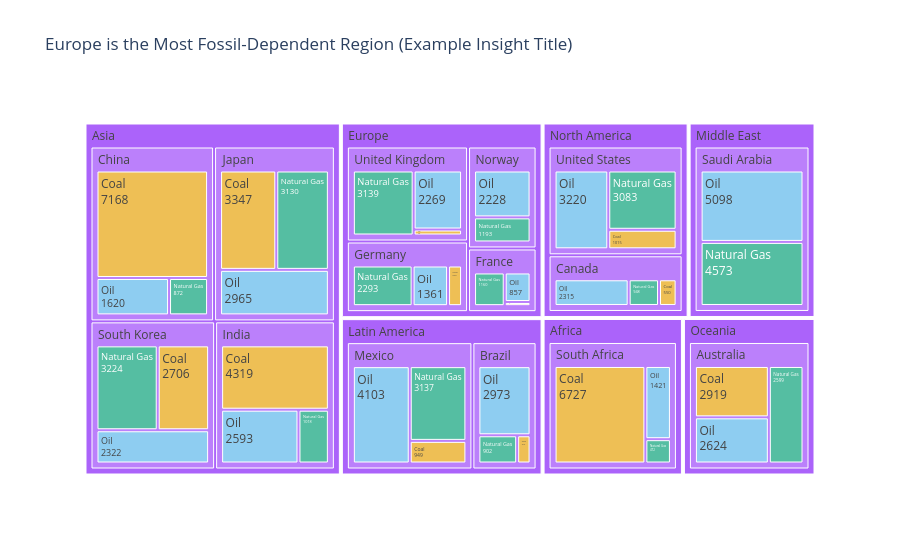

Here is the notebook cell this chart was saved with:
### Markdown cell above
## Task 1 — Treemap: fossil fuel dependency by country

**What to build:** A treemap showing **fossil fuel TWh only**, broken down by Region → Country → Source (Coal / Oil / Natural Gas).

**Requirements:**
- Filter to fossil sources only before plotting
- Use `path=['Region', 'Country', 'Source']` for the hierarchy
- Colour encodes the fossil source type (Coal / Oil / Natural Gas) with a CVD-safe palette
- Show TWh values in labels — no percentages
- Grey out parent nodes (Region and Country level)
- Insight title naming which region or country is most fossil-dependent

> 💡 `df.loc[df['Source_Type'] == 'Fossil']`

### Code cell
import plotly.express as px

# 1. Filter to fossil sources only
# (Using the hint provided in your notebook, assuming 'df' is your main DataFrame)
df_fossil = df[df["Source_Type"] == "Fossil"].copy()

# 2. Build the Treemap
fig = px.treemap(
    df_fossil,
    path=["Region", "Country", "Source"],  # Hierarchical breakdown
    values="TWh",  # Size of rectangles determined by TWh
    color="Source",  # Color encodes the fossil source type
    # Color map using a CVD-safe (Color Vision Deficiency) palette (e.g., Okabe-Ito variations)
    color_discrete_map={
        "Coal": "#E69F00",  # Orange
        "Oil": "#56B4E9",  # Sky Blue
        "Natural Gas": "#009E73",  # Bluish Green
    },
    title="Europe is the Most Fossil-Dependent Region (Example Insight Title)",  # Change based on your actual data insight
)

# 3. Requirements for Labels and Node Colors
# - Show TWh values only (no percentages)
# - Grey out parent nodes (Region and Country level)
fig.update_traces(
    textinfo="label+value",  # Displays the name and raw value, omits percentages
    # Setting the background of parent levels to grey while letting leaf nodes use the discrete map
    marker=dict(depthfade="reversed"),
)

# Display the plot
fig.show()

### Figure 1 — Plotly figure (JSON) as saved in the notebook; plotly's stock layout.template omitted (floating-point values rounded to 4 significant figures)
{"data": [{"branchvalues": "total", "customdata": [["(?)"], ["(?)"], ["(?)"], ["(?)"], ["(?)"], ["(?)"], ["(?)"], ["(?)"], ["(?)"], ["(?)"], ["(?)"], ["(?)"], ["(?)"], ["(?)"], ["(?)"], ["(?)"], ["(?)"], ["(?)"], ["(?)"], ["(?)"], ["(?)"], ["(?)"], ["Coal"], ["Coal"], ["Coal"], ["Coal"], ["Coal"], ["Coal"], ["Coal"], ["Coal"], ["Coal"], ["Coal"], ["Coal"], ["Coal"], ["Coal"], ["Natural Gas"], ["Natural Gas"], ["Natural Gas"], ["Natural Gas"], ["Natural Gas"], ["Natural Gas"], ["Natural Gas"], ["Natural Gas"], ["Natural Gas"], ["Natural Gas"], ["Natural Gas"], ["Natural Gas"], ["Natural Gas"], ["Natural Gas"], ["Natural Gas"], ["Oil"], ["Oil"], ["Oil"], ["Oil"], ["Oil"], ["Oil"], ["Oil"], ["Oil"], ["Oil"], ["Oil"], ["Oil"], ["Oil"], ["Oil"], ["Oil"], ["Oil"]], "domain": {"x": [0, 1], "y": [0, 1]}, "hovertemplate": "labels=%{label}<br>TWh=%{value}<br>parent=%{parent}<br>id=%{id}<br>Source=%{customdata[0]}<extra></extra>", "ids": ["Africa", "North America/United States", "Asia/China", "Europe/Germany", "Europe/France", "Europe/United Kingdom", "Asia/India", "Latin America/Brazil", "Oceania/Australia", "Middle East", "Asia/South Korea", "Asia/Japan", "Middle East/Saudi Arabia", "Africa/South Africa", "North America/Canada", "Latin America/Mexico", "North America", "Asia", "Europe", "Latin America", "Oceania", "Europe/Norway", "Latin America/Mexico/Coal", "North America/Canada/Coal", "Africa/South Africa/Coal", "Asia/South Korea/Coal", "North America/United States/Coal", "Latin America/Brazil/Coal", "Europe/France/Coal", "Asia/India/Coal", "Asia/Japan/Coal", "Asia/China/Coal", "Europe/Germany/Coal", "Europe/United Kingdom/Coal", "Oceania/Australia/Coal", "Europe/United Kingdom/Natural Gas", "Europe/Germany/Natural Gas", "Asia/India/Natural Gas", "Asia/Japan/Natural Gas", "Latin America/Brazil/Natural Gas", "Latin America/Mexico/Natural Gas", "North America/Canada/Natural Gas", "Africa/South Africa/Natural Gas", "Oceania/Australia/Natural Gas", "Middle East/Saudi Arabia/Natural Gas", "Europe/Norway/Natural Gas", "North America/United States/Natural Gas", "Asia/South Korea/Natural Gas", "Asia/China/Natural Gas", "Europe/France/Natural Gas", "Asia/China/Oil", "Europe/Germany/Oil", "North America/United States/Oil", "Asia/Japan/Oil", "Europe/United Kingdom/Oil", "Asia/India/Oil", "Latin America/Brazil/Oil", "Latin America/Mexico/Oil", "North America/Canada/Oil", "Oceania/Australia/Oil", "Africa/South Africa/Oil", "Europe/Norway/Oil", "Asia/South Korea/Oil", "Europe/France/Oil", "Middle East/Saudi Arabia/Oil"], "labels": ["Africa", "United States", "China", "Germany", "France", "United Kingdom", "India", "Brazil", "Australia", "Middle East", "South Korea", "Japan", "Saudi Arabia", "South Africa", "Canada", "Mexico", "North America", "Asia", "Europe", "Latin America", "Oceania", "Norway", "Coal", "Coal", "Coal", "Coal", "Coal", "Coal", "Coal", "Coal", "Coal", "Coal", "Coal", "Coal", "Coal", "Natural Gas", "Natural Gas", "Natural Gas", "Natural Gas", "Natural Gas", "Natural Gas", "Natural Gas", "Natural Gas", "Natural Gas", "Natural Gas", "Natural Gas", "Natural Gas", "Natural Gas", "Natural Gas", "Natural Gas", "Oil", "Oil", "Oil", "Oil", "Oil", "Oil", "Oil", "Oil", "Oil", "Oil", "Oil", "Oil", "Oil", "Oil", "Oil"], "marker": {"colors": ["#ab63fa", "#ab63fa", "#ab63fa", "#ab63fa", "#ab63fa", "#ab63fa", "#ab63fa", "#ab63fa", "#ab63fa", "#ab63fa", "#ab63fa", "#ab63fa", "#ab63fa", "#ab63fa", "#ab63fa", "#ab63fa", "#ab63fa", "#ab63fa", "#ab63fa", "#ab63fa", "#ab63fa", "#ab63fa", "#E69F00", "#E69F00", "#E69F00", "#E69F00", "#E69F00", "#E69F00", "#E69F00", "#E69F00", "#E69F00", "#E69F00", "#E69F00", "#E69F00", "#E69F00", "#009E73", "#009E73", "#009E73", "#009E73", "#009E73", "#009E73", "#009E73", "#009E73", "#009E73", "#009E73", "#009E73", "#009E73", "#009E73", "#009E73", "#009E73", "#56B4E9", "#56B4E9", "#56B4E9", "#56B4E9", "#56B4E9", "#56B4E9", "#56B4E9", "#56B4E9", "#56B4E9", "#56B4E9", "#56B4E9", "#56B4E9", "#56B4E9", "#56B4E9", "#56B4E9"], "depthfade": "reversed"}, "name": "", "parents": ["", "North America", "Asia", "Europe", "Europe", "Europe", "Asia", "Latin America", "Oceania", "", "Asia", "Asia", "Middle East", "Africa", "North America", "Latin America", "", "", "", "", "", "Europe", "Latin America/Mexico", "North America/Canada", "Africa/South Africa", "Asia/South Korea", "North America/United States", "Latin America/Brazil", "Europe/France", "Asia/India", "Asia/Japan", "Asia/China", "Europe/Germany", "Europe/United Kingdom", "Oceania/Australia", "Europe/United Kingdom", "Europe/Germany", "Asia/India", "Asia/Japan", "Latin America/Brazil", "Latin America/Mexico", "North America/Canada", "Africa/South Africa", "Oceania/Australia", "Middle East/Saudi Arabia", "Europe/Norway", "North America/United States", "Asia/South Korea", "Asia/China", "Europe/France", "Asia/China", "Europe/Germany", "North America/United States", "Asia/Japan", "Europe/United Kingdom", "Asia/India", "Latin America/Brazil", "Latin America/Mexico", "North America/Canada", "Oceania/Australia", "Africa/South Africa", "Europe/Norway", "Asia/South Korea", "Europe/France", "Middle East/Saudi Arabia"], "textinfo": "label+value", "type": "treemap", "values": [8620.0, 7318.0, 9660.0, 4191.0, 2137.0, 5638.0, 7930.0, 4187.0, 8142.0, 9671.0, 8252.0, 9442.0, 9671.0, 8620.0, 3813.0, 8189.0, 11130.0, 35280.0, 15390.0, 12380.0, 8142.0, 3421.0, 949.0, 550.0, 6727.0, 2706.0, 1015.0, 312.0, 120.0, 4319.0, 3347.0, 7168.0, 537.0, 230.0, 2919.0, 3139.0, 2293.0, 1018.0, 3130.0, 902.0, 3137.0, 948.0, 472.0, 2599.0, 4573.0, 1193.0, 3083.0, 3224.0, 872.0, 1160.0, 1620.0, 1361.0, 3220.0, 2965.0, 2269.0, 2593.0, 2973.0, 4103.0, 2315.0, 2624.0, 1421.0, 2228.0, 2322.0, 857.0, 5098.0]}], "layout": {"legend": {"tracegroupgap": 0}, "title": {"text": "Europe is the Most Fossil-Dependent Region (Example Insight Title)"}}}
